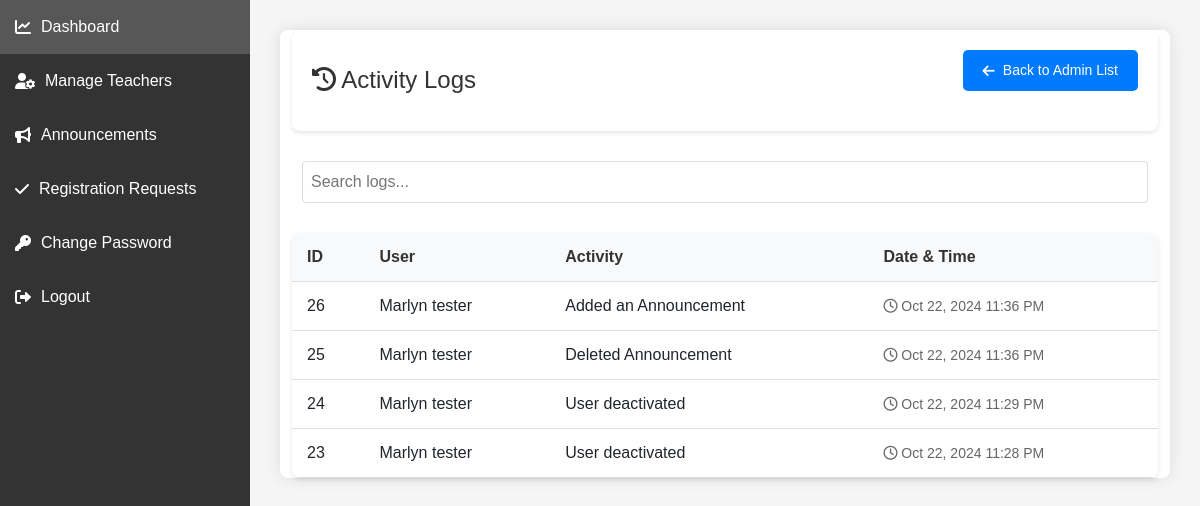
The page /Home/activity_logs.php?id=23 on the database its author committed.
### tables this page shows
CREATE TABLE `activities` (
  `id` int(11) NOT NULL,
  `userid` int(11) NOT NULL,
  `logs` varchar(250) NOT NULL,
  `datetime` datetime NOT NULL,
  `admin_id` int(11) NOT NULL
);

CREATE TABLE `user` (
  `userid` int(11) NOT NULL,
  `name` varchar(36) NOT NULL,
  `username` varchar(36) NOT NULL,
  `address` varchar(36) NOT NULL,
  `role` varchar(36) NOT NULL,
  `security_question` int(11) DEFAULT NULL,
  `security_answer` varchar(255) DEFAULT NULL,
  `status` enum('pending','approved','rejected') DEFAULT 'pending',
  `security_question_id` int(11) DEFAULT NULL,
  `hashed_password` varchar(255) DEFAULT NULL,
  `handled_subjects` int(11) DEFAULT 0,
  `handled_sections` int(11) DEFAULT 0
);

### Home/activity_logs.php (the view, shortened to what this page needs)
<?php
include_once("../LoginRegisterAuthentication/connection.php");
include_once("headeradmin.php");
$sql = "SELECT a.id, a.admin_id, a.userid, a.logs, a.datetime, u.name, u.role
        FROM activities a
        LEFT JOIN user u ON a.admin_id = u.userid
          WHERE a.admin_id = ".$_GET['id']."
        ORDER BY a.datetime DESC";
$result = $connection->query($sql);
?>
<!DOCTYPE html>
<html lang="en">
<head>
    <link href="https://cdnjs.cloudflare.com/ajax/libs/font-awesome/6.0.0/css/all.min.css" rel="stylesheet">
</head>
<body>
<div class="container">
    <div class="header">
        <div class="header-content">
            <h1><i class="fas fa-history"></i> Activity Logs</h1>
        </div>
        <a href="admin_list.php" class="back-button">
            <i class="fas fa-arrow-left"></i>
            Back to Admin List
        </a>
    </div>
        <div class="search-box">
            <input type="text" id="searchInput" placeholder="Search logs..." onkeyup="searchLogs()">
        </div>
        <div class="logs-container">
            <?php if ($result->num_rows > 0): ?>
                <table id="logsTable">
                    <thead>
                        <tr>
                            <th>ID</th>
                            <th>User</th>
                            <th>Activity</th>
                            <th>Date & Time</th>
                        </tr>
                    </thead>
                    <tbody>
                        <?php while($row = $result->fetch_assoc()): ?>
                            <tr>
                                <td><?php echo htmlspecialchars($row['id']); ?></td>
                                <td><?php echo htmlspecialchars($row['name']); ?></td>
                                <td><?php echo htmlspecialchars($row['logs']); ?></td>
                                <td class="timestamp">
                                    <i class="far fa-clock"></i>
                                    <?php echo date('M d, Y h:i A', strtotime($row['datetime'])); ?>
                                </td>
                            </tr>
                        <?php endwhile; ?>
                    </tbody>
                </table>
            <?php endif; ?>
        </div>
    </div>
</body>
</html>

### Home/headeradmin.php (style rules this page uses)
body { font-family: 'Poppins', sans-serif; background-color: #f5f5f5; }

### Home/activity_logs.php (style rules this page uses)
body { font-family: Arial, sans-serif; margin: 0; padding: 20px; background-color: #f5f5f5; }
.container { max-width: 1200px; margin: 0 auto; }
.header { background-color: #fff; padding: 20px; border-radius: 8px; box-shadow: 0 2px 4px rgba(0,0,0,0.1); margin-bottom: 20px; }
.header h1 { margin: 0; color: #333; font-size: 24px; }
.logs-container { background-color: #fff; border-radius: 8px; box-shadow: 0 2px 4px rgba(0,0,0,0.1); overflow: hidden; }
table { width: 100%; border-collapse: collapse; }
th, td { padding: 12px 15px; text-align: left; border-bottom: 1px solid #ddd; }
th { background-color: #f8f9fa; color: #333; font-weight: 600; }
.timestamp { color: #666; font-size: 14px; }
.search-box { padding: 10px; margin-bottom: 20px; }
.search-box input { width: 100%; padding: 8px; border: 1px solid #ddd; border-radius: 4px; }
.back-button { display: inline-flex; align-items: center; gap: 8px; padding: 10px 20px; background-color: #007bff; color: white; text-decoration: none; border-radius: 5px; margin-bottom: 20px; transition: all 0.3s ease; border: none; cursor: pointer; font-size: 14px; font-weight: 500; }
.header { display: flex; justify-content: space-between; align-items: center; background-color: #fff; padding: 20px; border-radius: 8px; box-shadow: 0 2px 4px rgba(0,0,0,0.1); margin-bottom: 20px; }
.header-content { display: flex; align-items: center; gap: 10px; }

### rows shown on the page
activities: id "26", user.name "Marlyn tester", logs "Added an Announcement", datetime "Oct 22, 2024 11:36 PM"
activities: id "25", user.name "Marlyn tester", logs "Deleted Announcement", datetime "Oct 22, 2024 11:36 PM"
activities: id "24", user.name "Marlyn tester", logs "User deactivated", datetime "Oct 22, 2024 11:29 PM"
activities: id "23", user.name "Marlyn tester", logs "User deactivated", datetime "Oct 22, 2024 11:28 PM"
